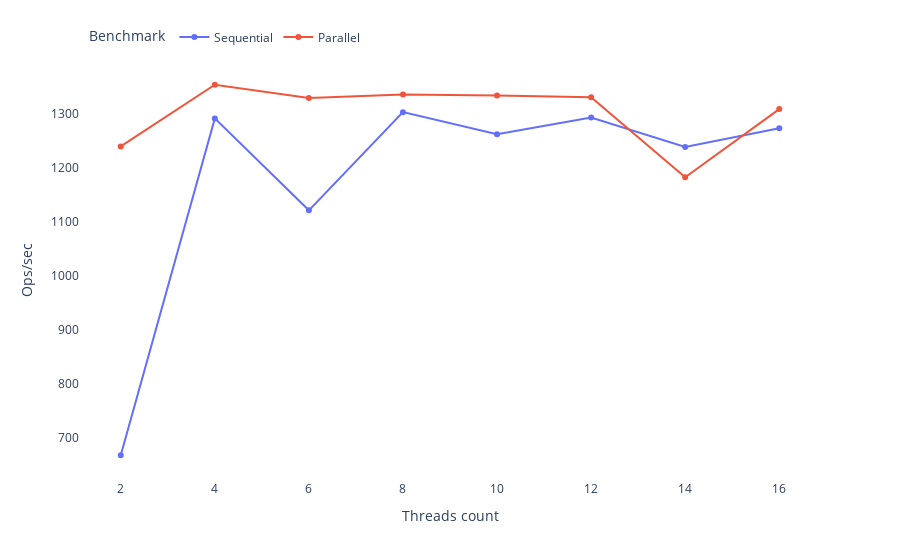

Source (notebook cell):
### Markdown cell above
## 100000 items

### Code cell
items = 100000
chart = create_chart(scores.loc[scores['size']==items])
write_chart(chart,profile,f'{benchmark}-{items}')
chart

### Figure 1 — Plotly figure (JSON) as saved in the notebook; plotly's stock layout.template omitted (floating-point values rounded to 4 significant figures)
{"data": [{"hovertemplate": "Benchmark=Sequential<br>Threads count=%{x}<br>Ops/sec=%{y}<extra></extra>", "legendgroup": "Sequential", "line": {"color": "#636efa", "dash": "solid"}, "marker": {"symbol": "circle"}, "mode": "lines+markers", "name": "Sequential", "orientation": "v", "showlegend": true, "type": "scatter", "x": [2, 4, 6, 8, 10, 12, 14, 16], "xaxis": "x", "y": [668.4, 1291.0, 1121.0, 1303.0, 1262.0, 1292.0, 1238.0, 1273.0], "yaxis": "y"}, {"hovertemplate": "Benchmark=Parallel<br>Threads count=%{x}<br>Ops/sec=%{y}<extra></extra>", "legendgroup": "Parallel", "line": {"color": "#EF553B", "dash": "solid"}, "marker": {"symbol": "circle"}, "mode": "lines+markers", "name": "Parallel", "orientation": "v", "showlegend": true, "type": "scatter", "x": [2, 4, 6, 8, 10, 12, 14, 16], "xaxis": "x", "y": [1239.0, 1353.0, 1329.0, 1335.0, 1334.0, 1330.0, 1182.0, 1308.0], "yaxis": "y"}], "layout": {"autosize": true, "legend": {"orientation": "h", "title": {"text": "Benchmark"}, "tracegroupgap": 0, "x": 0.01, "xanchor": "left", "y": 1.02, "yanchor": "bottom"}, "margin": {"t": 60}, "plot_bgcolor": "rgba(0, 0, 0, 0)", "xaxis": {"anchor": "y", "autorange": true, "domain": [0, 1], "dtick": 2, "range": [1.179, 16.82], "tick0": 2, "title": {"text": "Threads count"}, "type": "linear"}, "yaxis": {"anchor": "x", "autorange": true, "domain": [0, 1], "range": [615.4, 1406.0], "title": {"text": "Ops/sec"}, "type": "linear"}}}
